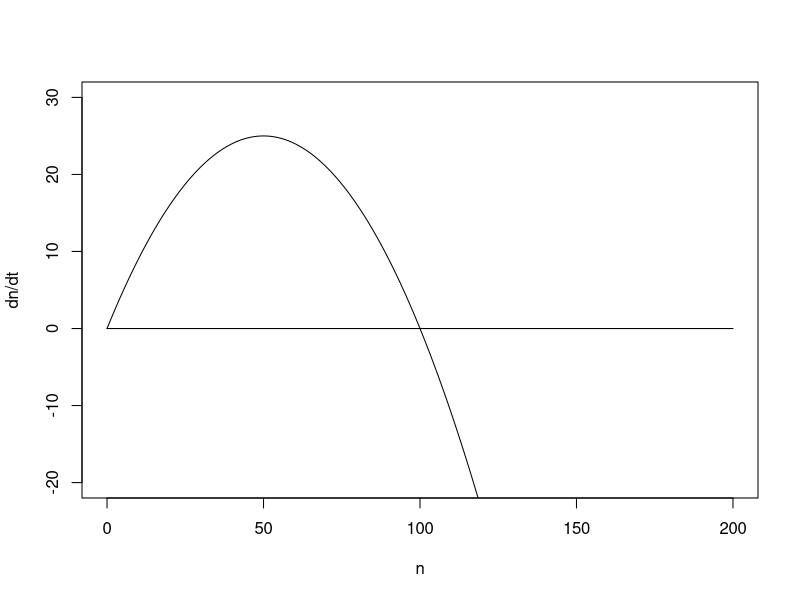
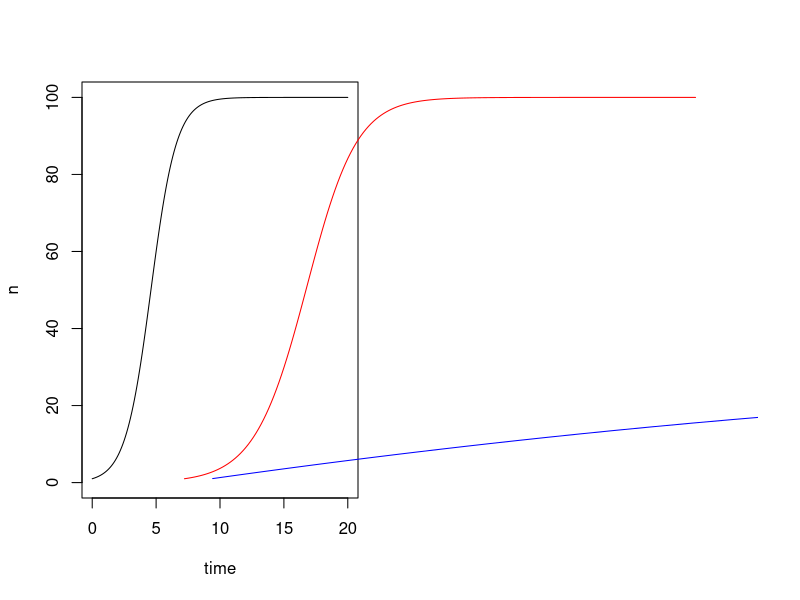
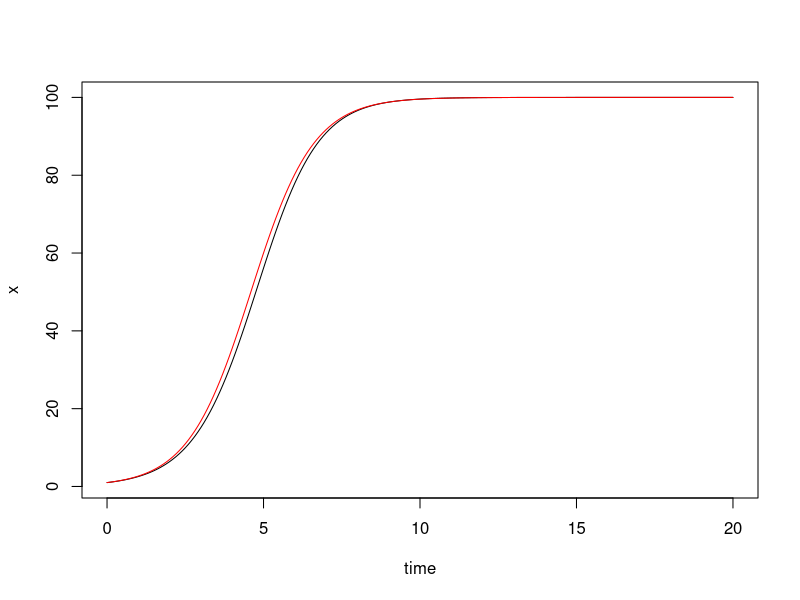
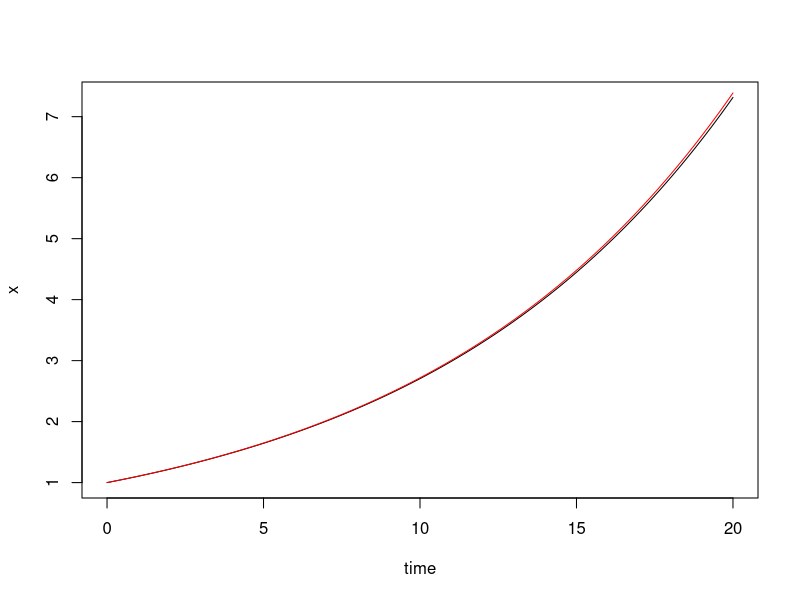
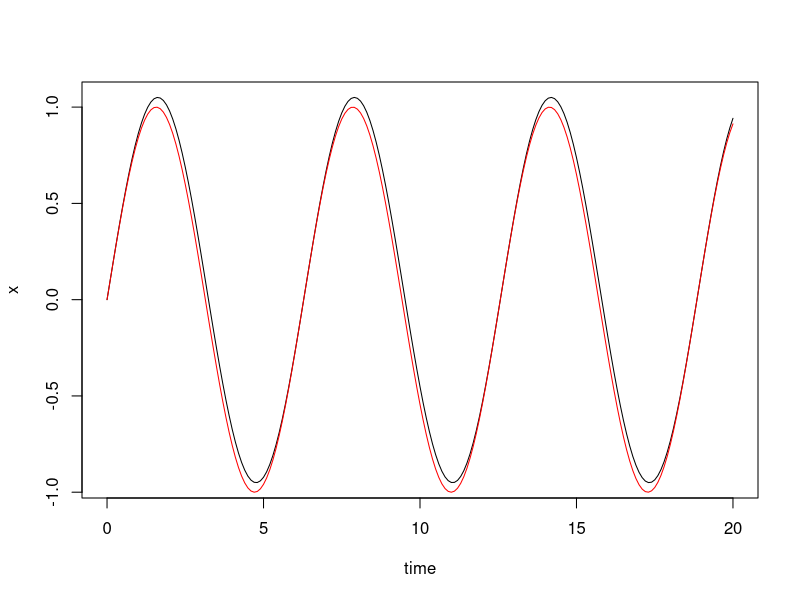

Generate these figures, in order, with R:
#Exercise 1.
# Script plotting the logistic growth function
# Key model parameters:
r0 = 1 # intrinsic growth rate
K = 100 # carrying capacity
n = seq(0,200)
dndt = r0 * n * (1 - n/K)
plot(n, dndt, type='l', xlab = 'n', ylab='dn/dt', ylim=c(-20,30))
lines(n,rep(0,201))

#Exercise 2.
par(mfrow=c(1,2))
n0 = 1
t = seq(0,20, by=0.1)
n = K / (1+ (K/n0-1)*exp(-r0*t))
plot(t,n, type='l', xlab='time', ylab='n', ylim=c(0,100))

#Exercise 3.
par(mfrow=c(1,1))
m = diff(n)/0.1 #n is the n in exercise2
lines(n[-1],m, col='blue')

#Exercise 4.
r0 = 1
x = 1 #x0
K = 100
t = 0
dt = 0.1
x_list = c(1)
t_list = c(0)
while (t<= 20) { #repeat calculating f(t,x)
  dxdt = r0 * x * (1 - x/K)
  x = x + dxdt*dt
  t = t + dt
  x_list = c(x_list, x)
  t_list = c(t_list, t)
}
lines(t_list, x_list, col='red')

#Exercise 5.
ode_solve = function(x0,t_end, dt,dxdt) {
  x = x0
  t = 0
  x_list = c(x0)
  t_list = c(0)
  while (t <= t_end) {
    y = dxdt(t,x)
    x = x + y * dt
    t = t + dt
    x_list = c(x_list, x)
    t_list = c(t_list, t)
  }
  result = list(t=t_list, x=x_list)
  return(result)
}
#test 1
dxdt = function(t,x) {
  y = 1 * x * (1 - x/100)
  return(y)
}
result = ode_solve(1,20,0.1,dxdt)
plot(result$t, result$x, type = 'l', xlab='time', ylab='x')
x_exact = 100 / (1+ (100/1-1)*exp(-1*result$t))
lines(result$t, x_exact, col='red')
#test 2
dxdt = function(t,x) {
  y = 0.1*x
  return(y)
}
result = ode_solve(1,20,0.1,dxdt)
plot(result$t, result$x, type = 'l', xlab='time', ylab='x')
x_exact = 1 * exp(0.1*result$t)
lines(result$t, x_exact, col='red')
#test 3 
dxdt = function(t,x) {
  y = cos(t) #be careful! it is the function based on t
  return(y)
}
result = ode_solve(0,20,0.1,dxdt)
plot(result$t, result$x, type = 'l', xlab='time', ylab='x')
x_exact = 0 + sin(result$t)
lines(result$t, x_exact, col='red')
